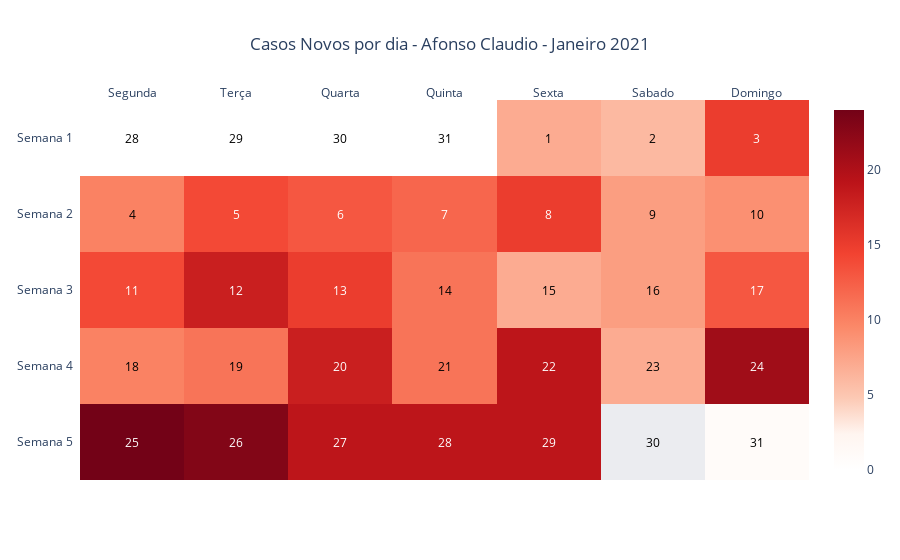

Notebook source saved alongside this figure:
### Code cell
# --------- CALENDAR HEATMAP PLOT ---------

#plot do heatmap estilo calendario (com a quantidade de casos por dia)

import plotly.figure_factory as ff

z = final_casos[::-1]

x = ['Segunda', 'Terça', 'Quarta', 'Quinta', 'Sexta', 'Sabado', 'Domingo']
y = y_label[::-1]

z_text = final_dias[::-1]

fig1 = ff.create_annotated_heatmap(z,
                                    x=x,
                                    y=y,
                                    annotation_text=z_text,
                                    colorscale=[[0.0, 'rgb(235, 236, 240)'], #troquei as cors das linhas 1 e 2
                                                [0.00001, 'rgb(255,255,255)'],
                                                [0.1, 'rgb(255,245,240)'],
                                                [0.2, 'rgb(252,201,180)'],
                                                [0.4, 'rgb(251,136,104)'],
                                                [0.6, 'rgb(242,67,49)'],
                                                [0.8, 'rgb(187,19,25)'],
                                                [1.0, 'rgb(115,2,23)']],
                                    showscale=True)

#titulo plot
meses = ['Janeiro', 'Feveireiro', 'Março', 'Abril', 'Maio', 'Junho', 'Julho', 'Agosto', 'Setembro', 'Outubro', 'Novembro', 'Dezembro']
mes_plot = meses[mes_analise - 1]
if tipo == 'NOVOS CASOS':
    fig1.update_layout(title_text= 'Casos Novos por dia - ' +
                        cidade.title() + ' - ' +
                        mes_plot + ' ' +
                        str(ano_analise), title_x=0.5)
else:
    fig1.update_layout(title_text= 'Casos Acumulados - ' +
                        cidade.title() + ' - ' +
                        mes_plot + ' ' +
                        str(ano_analise), title_x=0.5)

fig1.show()

### Figure 1 — Plotly figure (JSON) as saved in the notebook; plotly's stock layout.template omitted (floating-point values rounded to 4 significant figures)
{"data": [{"colorscale": [[0, "rgb(235, 236, 240)"], [1e-05, "rgb(255,255,255)"], [0.1, "rgb(255,245,240)"], [0.2, "rgb(252,201,180)"], [0.4, "rgb(251,136,104)"], [0.6, "rgb(242,67,49)"], [0.8, "rgb(187,19,25)"], [1, "rgb(115,2,23)"]], "reversescale": false, "showscale": true, "type": "heatmap", "x": ["Segunda", "Terça", "Quarta", "Quinta", "Sexta", "Sabado", "Domingo"], "y": ["Semana 5", "Semana 4", "Semana 3", "Semana 2", "Semana 1"], "z": [[24, 23, 19, 19, 19, 0, 1], [10, 11, 18, 11, 19, 7, 21], [14, 18, 15, 11, 7, 8, 13], [10, 14, 13, 12, 15, 8, 9], [0.024, 0.024, 0.024, 0.024, 7, 6, 15]]}], "layout": {"annotations": [{"font": {"color": "#FFFFFF"}, "showarrow": false, "text": "25", "x": "Segunda", "xref": "x", "y": "Semana 5", "yref": "y"}, {"font": {"color": "#FFFFFF"}, "showarrow": false, "text": "26", "x": "Terça", "xref": "x", "y": "Semana 5", "yref": "y"}, {"font": {"color": "#FFFFFF"}, "showarrow": false, "text": "27", "x": "Quarta", "xref": "x", "y": "Semana 5", "yref": "y"}, {"font": {"color": "#FFFFFF"}, "showarrow": false, "text": "28", "x": "Quinta", "xref": "x", "y": "Semana 5", "yref": "y"}, {"font": {"color": "#FFFFFF"}, "showarrow": false, "text": "29", "x": "Sexta", "xref": "x", "y": "Semana 5", "yref": "y"}, {"font": {"color": "#000000"}, "showarrow": false, "text": "30", "x": "Sabado", "xref": "x", "y": "Semana 5", "yref": "y"}, {"font": {"color": "#000000"}, "showarrow": false, "text": "31", "x": "Domingo", "xref": "x", "y": "Semana 5", "yref": "y"}, {"font": {"color": "#000000"}, "showarrow": false, "text": "18", "x": "Segunda", "xref": "x", "y": "Semana 4", "yref": "y"}, {"font": {"color": "#000000"}, "showarrow": false, "text": "19", "x": "Terça", "xref": "x", "y": "Semana 4", "yref": "y"}, {"font": {"color": "#FFFFFF"}, "showarrow": false, "text": "20", "x": "Quarta", "xref": "x", "y": "Semana 4", "yref": "y"}, {"font": {"color": "#000000"}, "showarrow": false, "text": "21", "x": "Quinta", "xref": "x", "y": "Semana 4", "yref": "y"}, {"font": {"color": "#FFFFFF"}, "showarrow": false, "text": "22", "x": "Sexta", "xref": "x", "y": "Semana 4", "yref": "y"}, {"font": {"color": "#000000"}, "showarrow": false, "text": "23", "x": "Sabado", "xref": "x", "y": "Semana 4", "yref": "y"}, {"font": {"color": "#FFFFFF"}, "showarrow": false, "text": "24", "x": "Domingo", "xref": "x", "y": "Semana 4", "yref": "y"}, {"font": {"color": "#FFFFFF"}, "showarrow": false, "text": "11", "x": "Segunda", "xref": "x", "y": "Semana 3", "yref": "y"}, {"font": {"color": "#FFFFFF"}, "showarrow": false, "text": "12", "x": "Terça", "xref": "x", "y": "Semana 3", "yref": "y"}, {"font": {"color": "#FFFFFF"}, "showarrow": false, "text": "13", "x": "Quarta", "xref": "x", "y": "Semana 3", "yref": "y"}, {"font": {"color": "#000000"}, "showarrow": false, "text": "14", "x": "Quinta", "xref": "x", "y": "Semana 3", "yref": "y"}, {"font": {"color": "#000000"}, "showarrow": false, "text": "15", "x": "Sexta", "xref": "x", "y": "Semana 3", "yref": "y"}, {"font": {"color": "#000000"}, "showarrow": false, "text": "16", "x": "Sabado", "xref": "x", "y": "Semana 3", "yref": "y"}, {"font": {"color": "#FFFFFF"}, "showarrow": false, "text": "17", "x": "Domingo", "xref": "x", "y": "Semana 3", "yref": "y"}, {"font": {"color": "#000000"}, "showarrow": false, "text": "4", "x": "Segunda", "xref": "x", "y": "Semana 2", "yref": "y"}, {"font": {"color": "#FFFFFF"}, "showarrow": false, "text": "5", "x": "Terça", "xref": "x", "y": "Semana 2", "yref": "y"}, {"font": {"color": "#FFFFFF"}, "showarrow": false, "text": "6", "x": "Quarta", "xref": "x", "y": "Semana 2", "yref": "y"}, {"font": {"color": "#FFFFFF"}, "showarrow": false, "text": "7", "x": "Quinta", "xref": "x", "y": "Semana 2", "yref": "y"}, {"font": {"color": "#FFFFFF"}, "showarrow": false, "text": "8", "x": "Sexta", "xref": "x", "y": "Semana 2", "yref": "y"}, {"font": {"color": "#000000"}, "showarrow": false, "text": "9", "x": "Sabado", "xref": "x", "y": "Semana 2", "yref": "y"}, {"font": {"color": "#000000"}, "showarrow": false, "text": "10", "x": "Domingo", "xref": "x", "y": "Semana 2", "yref": "y"}, {"font": {"color": "#000000"}, "showarrow": false, "text": "28", "x": "Segunda", "xref": "x", "y": "Semana 1", "yref": "y"}, {"font": {"color": "#000000"}, "showarrow": false, "text": "29", "x": "Terça", "xref": "x", "y": "Semana 1", "yref": "y"}, {"font": {"color": "#000000"}, "showarrow": false, "text": "30", "x": "Quarta", "xref": "x", "y": "Semana 1", "yref": "y"}, {"font": {"color": "#000000"}, "showarrow": false, "text": "31", "x": "Quinta", "xref": "x", "y": "Semana 1", "yref": "y"}, {"font": {"color": "#000000"}, "showarrow": false, "text": "1", "x": "Sexta", "xref": "x", "y": "Semana 1", "yref": "y"}, {"font": {"color": "#000000"}, "showarrow": false, "text": "2", "x": "Sabado", "xref": "x", "y": "Semana 1", "yref": "y"}, {"font": {"color": "#FFFFFF"}, "showarrow": false, "text": "3", "x": "Domingo", "xref": "x", "y": "Semana 1", "yref": "y"}], "title": {"text": "Casos Novos por dia - Afonso Claudio - Janeiro 2021", "x": 0.5}, "xaxis": {"dtick": 1, "gridcolor": "rgb(0, 0, 0)", "side": "top", "ticks": ""}, "yaxis": {"dtick": 1, "ticks": "", "ticksuffix": "  "}}}
